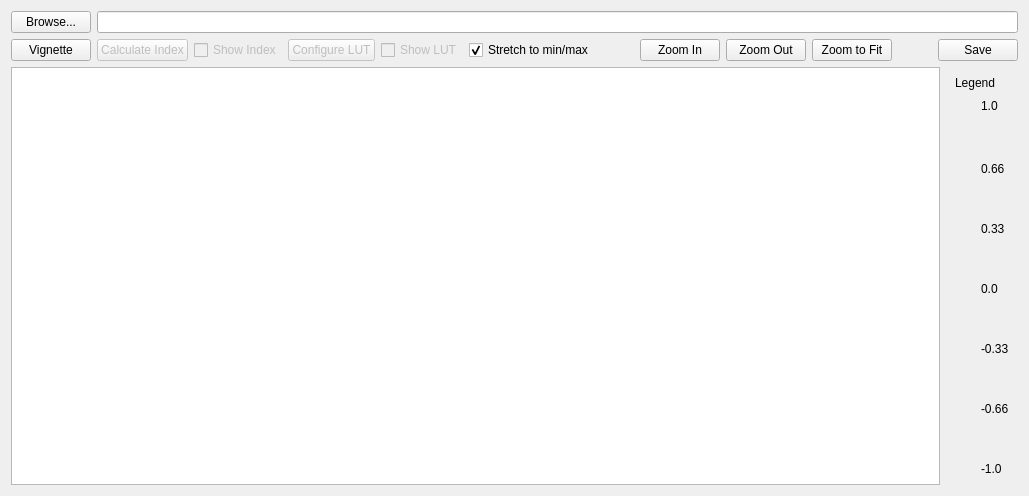
      <widget class="QWidget" name="tab_7">
       <attribute name="title">
        <string>Viewer</string>
       </attribute>
       <layout class="QGridLayout" name="gridLayout_7">
        <item row="0" column="0">
         <layout class="QHBoxLayout" name="horizontalLayout_47">
          <item>
           <widget class="QPushButton" name="KernelBrowserButton">
            <property name="text">
             <string>Browse...</string>
            </property>
           </widget>
          </item>
          <item>
           <widget class="QLineEdit" name="KernelBrowserFile"/>
          </item>
         </layout>
        </item>
        <item row="1" column="0">
         <layout class="QHBoxLayout" name="horizontalLayout_48">
          <item>
           <widget class="QPushButton" name="VignetteButton">
            <property name="text">
             <string>Vignette</string>
            </property>
           </widget>
          </item>
          <item>
           <widget class="QPushButton" name="ViewerCalcButton">
            <property name="enabled">
             <bool>false</bool>
            </property>
            <property name="text">
             <string>Calculate Index</string>
            </property>
           </widget>
          </item>
          <item>
           <widget class="QCheckBox" name="ViewerIndexBox">
            <property name="enabled">
             <bool>false</bool>
            </property>
            <property name="text">
             <string>Show Index</string>
            </property>
           </widget>
          </item>
          <item>
           <widget class="QPushButton" name="LUTButton">
            <property name="enabled">
             <bool>false</bool>
            </property>
            <property name="text">
             <string>Configure LUT</string>
            </property>
           </widget>
          </item>
          <item>
           <widget class="QCheckBox" name="LUTBox">
            <property name="enabled">
             <bool>false</bool>
            </property>
            <property name="text">
             <string>Show LUT</string>
            </property>
           </widget>
          </item>
          <item>
           <widget class="QCheckBox" name="ViewerStretchBox">
            <property name="text">
             <string>Stretch to min/max</string>
            </property>
            <property name="checked">
             <bool>true</bool>
            </property>
           </widget>
          </item>
          <item>
           <spacer name="horizontalSpacer_10">
            <property name="orientation">
             <enum>Qt::Horizontal</enum>
            </property>
            <property name="sizeHint" stdset="0">
             <size>
              <width>40</width>
              <height>20</height>
             </size>
            </property>
           </spacer>
          </item>
          <item>
           <widget class="QPushButton" name="ZoomIn">
            <property name="text">
             <string>Zoom In</string>
            </property>
           </widget>
          </item>
          <item>
           <widget class="QPushButton" name="ZoomOut">
            <property name="text">
             <string>Zoom Out</string>
            </property>
           </widget>
          </item>
          <item>
           <widget class="QPushButton" name="ZoomToFit">
            <property name="text">
             <string>Zoom to Fit</string>
            </property>
           </widget>
          </item>
          <item>
           <spacer name="horizontalSpacer_11">
            <property name="orientation">
             <enum>Qt::Horizontal</enum>
            </property>
            <property name="sizeType">
             <enum>QSizePolicy::Fixed</enum>
            </property>
            <property name="sizeHint" stdset="0">
             <size>
              <width>40</width>
              <height>20</height>
             </size>
            </property>
           </spacer>
          </item>
          <item>
           <widget class="QPushButton" name="ViewerSaveButton">
            <property name="text">
             <string>Save</string>
            </property>
           </widget>
          </item>
         </layout>
        </item>
        <item row="2" column="0">
         <layout class="QHBoxLayout" name="horizontalLayout_50">
          <item>
           <widget class="QGraphicsView" name="KernelViewer">
            <property name="enabled">
             <bool>true</bool>
            </property>
            <property name="sizePolicy">
             <sizepolicy hsizetype="Expanding" vsizetype="Expanding">
              <horstretch>4</horstretch>
              <verstretch>3</verstretch>
             </sizepolicy>
            </property>
            <property name="maximumSize">
             <size>
              <width>16777215</width>
              <height>12582911</height>
             </size>
            </property>
            <property name="sizeIncrement">
             <size>
              <width>4</width>
              <height>3</height>
             </size>
            </property>
            <property name="baseSize">
             <size>
              <width>1280</width>
              <height>960</height>
             </size>
            </property>
            <property name="mouseTracking">
             <bool>true</bool>
            </property>
            <property name="tabletTracking">
             <bool>true</bool>
            </property>
            <property name="focusPolicy">
             <enum>Qt::StrongFocus</enum>
            </property>
            <property name="verticalScrollBarPolicy">
             <enum>Qt::ScrollBarAlwaysOff</enum>
            </property>
            <property name="horizontalScrollBarPolicy">
             <enum>Qt::ScrollBarAlwaysOff</enum>
            </property>
            <property name="sizeAdjustPolicy">
             <enum>QAbstractScrollArea::AdjustIgnored</enum>
            </property>
            <property name="interactive">
             <bool>true</bool>
            </property>
            <property name="renderHints">
             <set>QPainter::Antialiasing|QPainter::SmoothPixmapTransform|QPainter::TextAntialiasing</set>
            </property>
            <property name="dragMode">
             <enum>QGraphicsView::ScrollHandDrag</enum>
            </property>
            <property name="cacheMode">
             <set>QGraphicsView::CacheBackground</set>
            </property>
            <property name="transformationAnchor">
             <enum>QGraphicsView::AnchorUnderMouse</enum>
            </property>
            <property name="resizeAnchor">
             <enum>QGraphicsView::NoAnchor</enum>
            </property>
           </widget>
          </item>
          <item>
           <widget class="QWidget" name="LegendLayout_2" native="true">
            <layout class="QVBoxLayout" name="LegendLayout">
             <item>
              <widget class="QLabel" name="label_36">
               <property name="sizePolicy">
                <sizepolicy hsizetype="Minimum" vsizetype="Minimum">
                 <horstretch>0</horstretch>
                 <verstretch>0</verstretch>
                </sizepolicy>
               </property>
               <property name="maximumSize">
                <size>
                 <width>16777215</width>
                 <height>20</height>
                </size>
               </property>
               <property name="text">
                <string>Legend</string>
               </property>
              </widget>
             </item>
             <item>
              <layout class="QHBoxLayout" name="horizontalLayout_49">
               <item>
                <widget class="QLabel" name="LUTGraphic">
                 <property name="enabled">
                  <bool>true</bool>
                 </property>
                 <property name="sizePolicy">
                  <sizepolicy hsizetype="Ignored" vsizetype="Ignored">
                   <horstretch>0</horstretch>
                   <verstretch>0</verstretch>
                  </sizepolicy>
                 </property>
                 <property name="minimumSize">
                  <size>
                   <width>20</width>
                   <height>0</height>
                  </size>
                 </property>
                 <property name="maximumSize">
                  <size>
                   <width>50</width>
                   <height>16777215</height>
                  </size>
                 </property>
                 <property name="baseSize">
                  <size>
                   <width>50</width>
                   <height>256</height>
                  </size>
                 </property>
                 <property name="palette">
                  <palette>
                   <active>
                    <colorrole role="WindowText">
                     <brush brushstyle="SolidPattern">
                      <color alpha="255">
                       <red>0</red>
                       <green>0</green>
                       <blue>0</blue>
                      </color>
                     </brush>
                    </colorrole>
                    <colorrole role="Midlight">
                     <brush brushstyle="SolidPattern">
                      <color alpha="255">
                       <red>227</red>
                       <green>227</green>
                       <blue>227</blue>
                      </color>
                     </brush>
                    </colorrole>
                    <colorrole role="Text">
                     <brush brushstyle="SolidPattern">
                      <color alpha="255">
                       <red>0</red>
                       <green>0</green>
                       <blue>0</blue>
                      </color>
                     </brush>
                    </colorrole>
                    <colorrole role="ButtonText">
                     <brush brushstyle="SolidPattern">
                      <color alpha="255">
                       <red>0</red>
                       <green>0</green>
                       <blue>0</blue>
                      </color>
                     </brush>
                    </colorrole>
                    <colorrole role="Base">
                     <brush brushstyle="SolidPattern">
                      <color alpha="255">
                       <red>255</red>
                       <green>255</green>
                       <blue>255</blue>
                      </color>
                     </brush>
                    </colorrole>
                    <colorrole role="Shadow">
                     <brush brushstyle="SolidPattern">
                      <color alpha="255">
                       <red>105</red>
                       <green>105</green>
                       <blue>105</blue>
                      </color>
                     </brush>
                    </colorrole>
                   </active>
                   <inactive>
                    <colorrole role="WindowText">
                     <brush brushstyle="SolidPattern">
                      <color alpha="255">
                       <red>0</red>
                       <green>0</green>
                       <blue>0</blue>
                      </color>
                     </brush>
                    </colorrole>
                    <colorrole role="Midlight">
                     <brush brushstyle="SolidPattern">
                      <color alpha="255">
                       <red>227</red>
                       <green>227</green>
                       <blue>227</blue>
                      </color>
                     </brush>
                    </colorrole>
                    <colorrole role="Text">
                     <brush brushstyle="SolidPattern">
                      <color alpha="255">
                       <red>0</red>
                       <green>0</green>
                       <blue>0</blue>
                      </color>
                     </brush>
                    </colorrole>
                    <colorrole role="ButtonText">
                     <brush brushstyle="SolidPattern">
                      <color alpha="255">
                       <red>0</red>
                       <green>0</green>
                       <blue>0</blue>
                      </color>
                     </brush>
                    </colorrole>
                    <colorrole role="Base">
                     <brush brushstyle="SolidPattern">
                      <color alpha="255">
                       <red>255</red>
                       <green>255</green>
                       <blue>255</blue>
                      </color>
                     </brush>
                    </colorrole>
                    <colorrole role="Shadow">
                     <brush brushstyle="SolidPattern">
                      <color alpha="255">
                       <red>105</red>
                       <green>105</green>
                       <blue>105</blue>
                      </color>
                     </brush>
                    </colorrole>
                   </inactive>
                   <disabled>
                    <colorrole role="WindowText">
                     <brush brushstyle="SolidPattern">
                      <color alpha="255">
                       <red>0</red>
                       <green>0</green>
                       <blue>0</blue>
                      </color>
                     </brush>
                    </colorrole>
                    <colorrole role="Midlight">
                     <brush brushstyle="SolidPattern">
                      <color alpha="255">
                       <red>227</red>
                       <green>227</green>
                       <blue>227</blue>
                      </color>
                     </brush>
                    </colorrole>
                    <colorrole role="Text">
                     <brush brushstyle="SolidPattern">
                      <color alpha="255">
                       <red>0</red>
                       <green>0</green>
                       <blue>0</blue>
                      </color>
                     </brush>
                    </colorrole>
                    <colorrole role="ButtonText">
                     <brush brushstyle="SolidPattern">
                      <color alpha="255">
                       <red>0</red>
                       <green>0</green>
                       <blue>0</blue>
                      </color>
                     </brush>
                    </colorrole>
                    <colorrole role="Base">
                     <brush brushstyle="SolidPattern">
                      <color alpha="255">
                       <red>255</red>
                       <green>255</green>
                       <blue>255</blue>
                      </color>
                     </brush>
                    </colorrole>
                    <colorrole role="Shadow">
                     <brush brushstyle="SolidPattern">
                      <color alpha="255">
                       <red>105</red>
                       <green>105</green>
                       <blue>105</blue>
                      </color>
                     </brush>
                    </colorrole>
                   </disabled>
                  </palette>
                 </property>
                 <property name="layoutDirection">
                  <enum>Qt::LeftToRight</enum>
                 </property>
                 <property name="text">
                  <string/>
                 </property>
                 <property name="pixmap">
                  <pixmap>lut_legend.jpg</pixmap>
                 </property>
                 <property name="scaledContents">
                  <bool>true</bool>
                 </property>
                 <property name="alignment">
                  <set>Qt::AlignCenter</set>
                 </property>
                </widget>
               </item>
               <item>
                <layout class="QVBoxLayout" name="verticalLayout_30">
                 <property name="sizeConstraint">
                  <enum>QLayout::SetDefaultConstraint</enum>
                 </property>
                 <item>
                  <widget class="QLabel" name="legend_max">
                   <property name="sizePolicy">
                    <sizepolicy hsizetype="Minimum" vsizetype="Minimum">
                     <horstretch>0</horstretch>
                     <verstretch>0</verstretch>
                    </sizepolicy>
                   </property>
                   <property name="minimumSize">
                    <size>
                     <width>0</width>
                     <height>20</height>
                    </size>
                   </property>
                   <property name="maximumSize">
                    <size>
                     <width>16777215</width>
                     <height>20</height>
                    </size>
                   </property>
                   <property name="text">
                    <string>1.0</string>
                   </property>
                  </widget>
                 </item>
                 <item>
                  <spacer name="verticalSpacer">
                   <property name="orientation">
                    <enum>Qt::Vertical</enum>
                   </property>
                   <property name="sizeType">
                    <enum>QSizePolicy::Fixed</enum>
                   </property>
                   <property name="sizeHint" stdset="0">
                    <size>
                     <width>20</width>
                     <height>40</height>
                    </size>
                   </property>
                  </spacer>
                 </item>
                 <item>
                  <widget class="QLabel" name="legend_2thirds">
                   <property name="sizePolicy">
                    <sizepolicy hsizetype="Minimum" vsizetype="Minimum">
                     <horstretch>0</horstretch>
                     <verstretch>0</verstretch>
                    </sizepolicy>
                   </property>
                   <property name="maximumSize">
                    <size>
                     <width>16777215</width>
                     <height>20</height>
                    </size>
                   </property>
                   <property name="text">
                    <string>0.66</string>
                   </property>
                  </widget>
                 </item>
                 <item>
                  <spacer name="verticalSpacer_2">
                   <property name="orientation">
                    <enum>Qt::Vertical</enum>
                   </property>
                   <property name="sizeType">
                    <enum>QSizePolicy::Fixed</enum>
                   </property>
                   <property name="sizeHint" stdset="0">
                    <size>
                     <width>20</width>
                     <height>40</height>
                    </size>
                   </property>
                  </spacer>
                 </item>
                 <item>
                  <widget class="QLabel" name="legend_1third">
                   <property name="sizePolicy">
                    <sizepolicy hsizetype="Minimum" vsizetype="Minimum">
                     <horstretch>0</horstretch>
                     <verstretch>0</verstretch>
                    </sizepolicy>
                   </property>
                   <property name="maximumSize">
                    <size>
                     <width>16777215</width>
                     <height>20</height>
                    </size>
                   </property>
                   <property name="text">
                    <string>0.33</string>
                   </property>
                  </widget>
                 </item>
                 <item>
                  <spacer name="verticalSpacer_3">
                   <property name="orientation">
                    <enum>Qt::Vertical</enum>
                   </property>
                   <property name="sizeType">
                    <enum>QSizePolicy::Fixed</enum>
                   </property>
                   <property name="sizeHint" stdset="0">
                    <size>
                     <width>20</width>
                     <height>40</height>
                    </size>
                   </property>
                  </spacer>
                 </item>
                 <item>
                  <widget class="QLabel" name="legend_zero">
                   <property name="sizePolicy">
                    <sizepolicy hsizetype="Minimum" vsizetype="Minimum">
                     <horstretch>0</horstretch>
                     <verstretch>0</verstretch>
                    </sizepolicy>
                   </property>
                   <property name="maximumSize">
                    <size>
                     <width>16777215</width>
                     <height>20</height>
                    </size>
                   </property>
                   <property name="text">
                    <string>0.0</string>
                   </property>
                  </widget>
                 </item>
                 <item>
                  <spacer name="verticalSpacer_5">
                   <property name="orientation">
                    <enum>Qt::Vertical</enum>
                   </property>
                   <property name="sizeType">
                    <enum>QSizePolicy::Fixed</enum>
                   </property>
                   <property name="sizeHint" stdset="0">
                    <size>
                     <width>20</width>
                     <height>40</height>
                    </size>
                   </property>
                  </spacer>
                 </item>
                 <item>
                  <widget class="QLabel" name="legend_neg1third">
                   <property name="sizePolicy">
                    <sizepolicy hsizetype="Minimum" vsizetype="Minimum">
                     <horstretch>0</horstretch>
                     <verstretch>0</verstretch>
                    </sizepolicy>
                   </property>
                   <property name="maximumSize">
                    <size>
                     <width>16777215</width>
                     <height>20</height>
                    </size>
                   </property>
                   <property name="text">
                    <string>-0.33</string>
                   </property>
                  </widget>
                 </item>
                 <item>
                  <spacer name="verticalSpacer_4">
                   <property name="orientation">
                    <enum>Qt::Vertical</enum>
                   </property>
                   <property name="sizeType">
                    <enum>QSizePolicy::Fixed</enum>
                   </property>
                   <property name="sizeHint" stdset="0">
                    <size>
                     <width>20</width>
                     <height>40</height>
                    </size>
                   </property>
                  </spacer>
                 </item>
                 <item>
                  <widget class="QLabel" name="legend_neg2thirds">
                   <property name="sizePolicy">
                    <sizepolicy hsizetype="Minimum" vsizetype="Minimum">
                     <horstretch>0</horstretch>
                     <verstretch>0</verstretch>
                    </sizepolicy>
                   </property>
                   <property name="maximumSize">
                    <size>
                     <width>16777215</width>
                     <height>20</height>
                    </size>
                   </property>
                   <property name="text">
                    <string>-0.66</string>
                   </property>
                  </widget>
                 </item>
                 <item>
                  <spacer name="verticalSpacer_6">
                   <property name="orientation">
                    <enum>Qt::Vertical</enum>
                   </property>
                   <property name="sizeType">
                    <enum>QSizePolicy::Fixed</enum>
                   </property>
                   <property name="sizeHint" stdset="0">
                    <size>
                     <width>20</width>
                     <height>40</height>
                    </size>
                   </property>
                  </spacer>
                 </item>
                 <item>
                  <widget class="QLabel" name="legend_min">
                   <property name="sizePolicy">
                    <sizepolicy hsizetype="Minimum" vsizetype="Minimum">
                     <horstretch>0</horstretch>
                     <verstretch>0</verstretch>
                    </sizepolicy>
                   </property>
                   <property name="maximumSize">
                    <size>
                     <width>16777215</width>
                     <height>20</height>
                    </size>
                   </property>
                   <property name="text">
                    <string>-1.0</string>
                   </property>
                  </widget>
                 </item>
                </layout>
               </item>
              </layout>
             </item>
            </layout>
           </widget>
          </item>
         </layout>
        </item>
       </layout>
      </widget>
